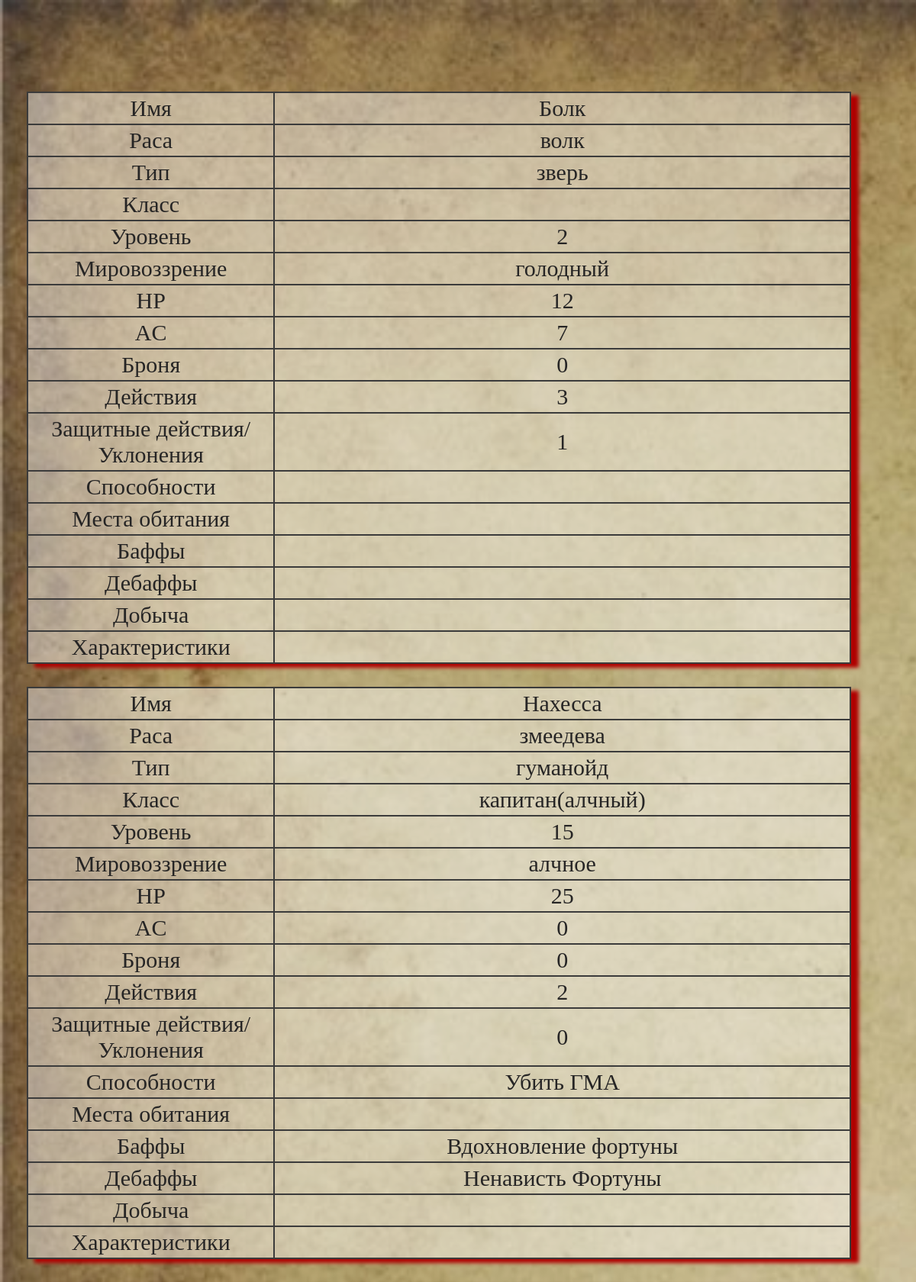
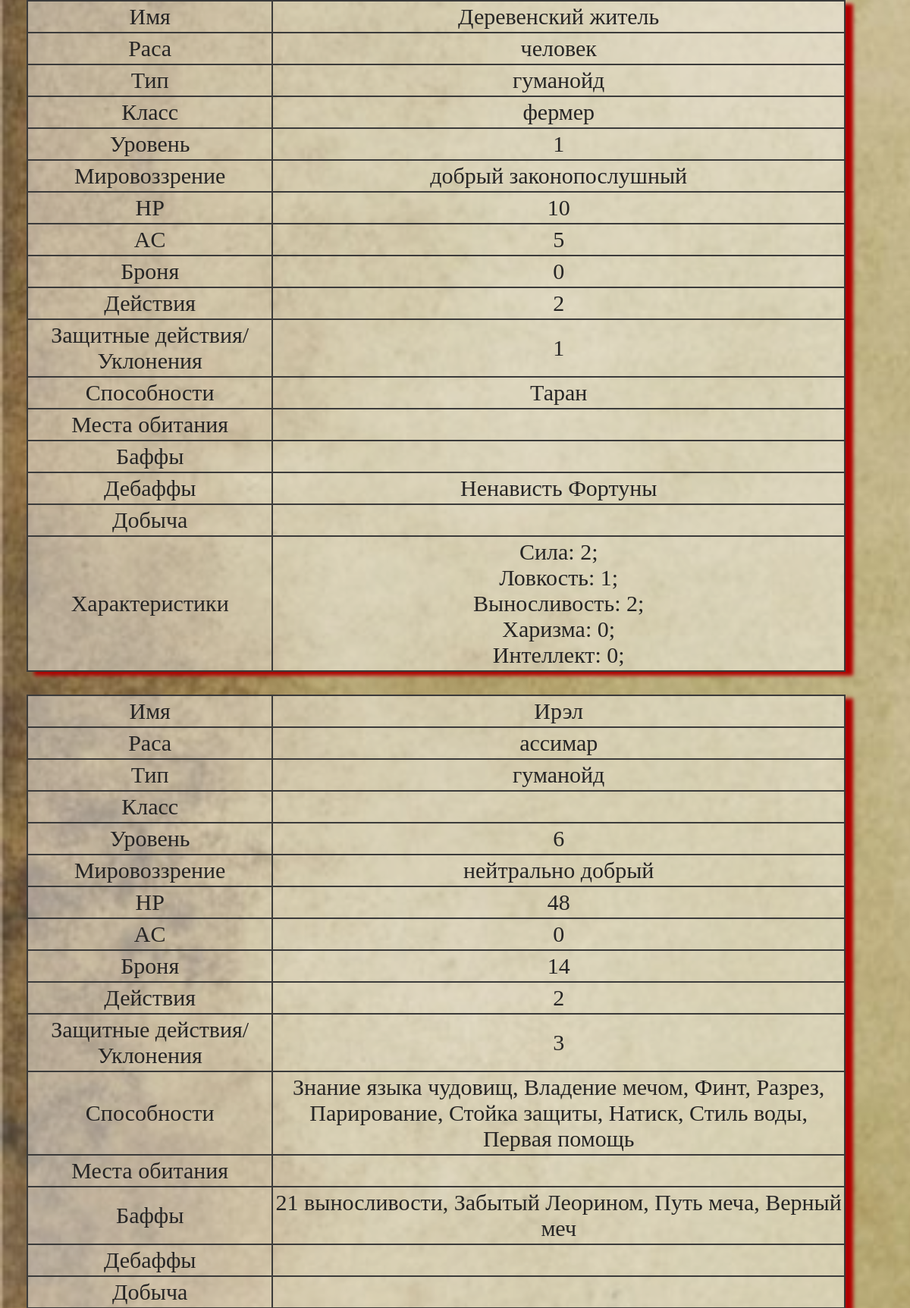
/pages/allCreatures.php (signed in, upper part), run on the app's committed database (2 pictures, top to bottom).
### tables this page shows
CREATE TABLE `encounter` (
  `id` int(11) NOT NULL,
  `name` varchar(50) NOT NULL,
  `race` varchar(50) DEFAULT NULL,
  `type` varchar(50) DEFAULT NULL,
  `class` varchar(255) DEFAULT NULL,
  `lvl` varchar(255) DEFAULT NULL,
  `aligment` varchar(255) DEFAULT NULL,
  `HP` int(11) NOT NULL,
  `AC` int(11) DEFAULT NULL,
  `armor` int(11) DEFAULT NULL,
  `actions` int(11) DEFAULT NULL,
  `defenceActions` int(11) DEFAULT NULL,
  `userId` int(11) NOT NULL,
  `abilities` varchar(255) DEFAULT NULL,
  `areals` varchar(255) DEFAULT NULL,
  `buffs` varchar(255) DEFAULT NULL,
  `debuff` varchar(255) DEFAULT NULL,
  `loot` varchar(255) DEFAULT NULL,
  `stats` varchar(255) DEFAULT NULL
);

### assets/Component/DB/DBComponent.php (called while the page is built)
<?php
abstract class DBComponent
{
    protected function getConnection() {
        return mysqli_connect('localhost', 'root', '', 'encountergenerator');
    }
}

### assets/Component/DB/DBSelect.php (called while the page is built, shortened)
<?php
include 'DBComponent.php';
class DBSelect extends DBComponent
{
    public function getUIdByLogin($login)
    {
        $sql = "SELECT id FROM users WHERE login='" . $login . "'";
        return mysqli_fetch_row(mysqli_query(parent::getConnection(), $sql))[0];
    }
    public function getEncounterByUId($userId) {
        $sql = "SELECT * FROM encounter WHERE userId=" . $userId;
        $connection = parent::getConnection();
        return $connection->query($sql);
    }
    public function getEncounterNum($userId) {
        $sql = "SELECT COUNT(*) FROM encounter WHERE userId=" . $userId;
        $connection = parent::getConnection();
        $sqlResult = $connection->query($sql);
        return $sqlResult->fetch_row()[0];
    }
}

### assets/Component/Renderer/AllCreaturesRenderer.php (the view, shortened to what this page needs)
<?php
include dirname(__DIR__) . '/DB/DBSelect.php';
class AllCreaturesRenderer
{
    public function renderItem($login)
    {
        $DB = new DBSelect();
        $userId = $DB->getUIdByLogin($login);
        $encounterSql = $DB->getEncounterByUId($userId);
        $counter = $DB->getEncounterNum($userId);
        for ($i = 0; $i < $counter; $i++) {
            $row = $encounterSql->fetch_assoc();
            unset($row['id'], $row['userId']);
            echo
            '
            <table class="pattern-table">
	            <tbody>
            ';
            foreach ($row as $key => $value) {
                if ($key == 'abilities' && $value
                    || $key == 'buffs' && $value
                    || $key == 'debuff' && $value
                ) {
                    $separator = ', ';
                    $value = implode($separator, (array) json_decode($value));
                }
                if ($key == 'stats' && $value) {
                    $stats = (array) json_decode($value);
                    $resultValue = '';
                    foreach ($stats as $stat => $mod) {
                        $resultValue .= $stat . ': ' . $mod . '; <br>';
                    }
                    $value = $resultValue;
                }
                echo
                '
                <tr id="'. $key .'">
                    <td class="tdFirstColumn">' . ENCOUNTER_DB_TOREADEBLETEXT[$key] .'</td>
			        <td>' . $value .'</td>
                </tr>
                ';
            }
            echo
            '
	            </tbody>
            </table>
            ';
        }
    }
}

### styles/style.css (style rules this page uses)
* { padding: 0; margin: 0; box-sizing: border-box; }
body { font-family: "Playfair Display", serif; font-size: 62.5%; overflow-x: hidden; }

### styles/tableStyles.css (style rules this page uses)
body { background-image: url("../assets/img/Backgrounds/EncounterBackground.jpg"); background-blend-mode: multiply; background-size: cover; background-attachment: fixed; background-color: rgba(213, 213, 210, 0.5); }
table.pattern-table { width: 100%; border-collapse:collapse; border-spacing:0; height: auto; margin-bottom: 30px; margin-left: 35px; }
table.pattern-table,table.pattern-table td, table.pattern-table th { border: 2px solid #3b3b3b; }
table.pattern-table td,table.pattern-table th { min-height:35px;padding: 3px; height: 35px; }
.pattern-table { box-shadow: 10px 5px 5px #af0000; background-color: rgba(255, 255, 255, 0.44); }
table.pattern-table td { font-size: 3em; text-align: center; color: #262525; }
td.tdFirstColumn { width: 30%; min-width: 30%; max-width: 30%; }

### data on the page
encounter: name "Болк", race "волк", type "зверь", lvl "2", aligment "голодный", HP "12", AC "7", armor "0", actions "3", defenceActions "1"
encounter: name "Нахесса", race "змеедева", type "гуманойд", class "капитан(алчный)", lvl "15", aligment "алчное", HP "25", AC "0", armor "0", actions "2", defenceActions "0", abilities "Убить ГМА", buffs "Вдохновление фортуны", debuff "Ненависть Фортуны"
encounter: name "Деревенский житель", race "человек", type "гуманойд", class "фермер", lvl "1", aligment "добрый законопослушный", HP "10", AC "5", armor "0", actions "2", defenceActions "1", abilities "Таран", debuff "Ненависть Фортуны", stats "2", stats "1", stats "0"
encounter: name "Ирэл", race "ассимар", type "гуманойд", lvl "6", aligment "нейтрально добрый", HP "48", AC "0", armor "14", actions "2", defenceActions "3", abilities "Знание языка чудовищ, Владение мечом, Финт, Разрез, Парирование, Стойка защиты, Натиск, Стиль воды, Первая помощь", buffs "21 выносливости, Забытый Леорином, Путь меча, Верный меч"

### other printed values
ENCOUNTER_DB_TOREADEBLETEXT[$key] "Имя"
ENCOUNTER_DB_TOREADEBLETEXT[$key] "Раса"
ENCOUNTER_DB_TOREADEBLETEXT[$key] "Тип"
ENCOUNTER_DB_TOREADEBLETEXT[$key] "Класс"
ENCOUNTER_DB_TOREADEBLETEXT[$key] "Уровень"
ENCOUNTER_DB_TOREADEBLETEXT[$key] "Мировоззрение"
ENCOUNTER_DB_TOREADEBLETEXT[$key] "HP"
ENCOUNTER_DB_TOREADEBLETEXT[$key] "AC"
ENCOUNTER_DB_TOREADEBLETEXT[$key] "Броня"
ENCOUNTER_DB_TOREADEBLETEXT[$key] "Действия"
ENCOUNTER_DB_TOREADEBLETEXT[$key] "Защитные действия/Уклонения"
ENCOUNTER_DB_TOREADEBLETEXT[$key] "Способности"
ENCOUNTER_DB_TOREADEBLETEXT[$key] "Места обитания"
ENCOUNTER_DB_TOREADEBLETEXT[$key] "Баффы"
ENCOUNTER_DB_TOREADEBLETEXT[$key] "Дебаффы"
